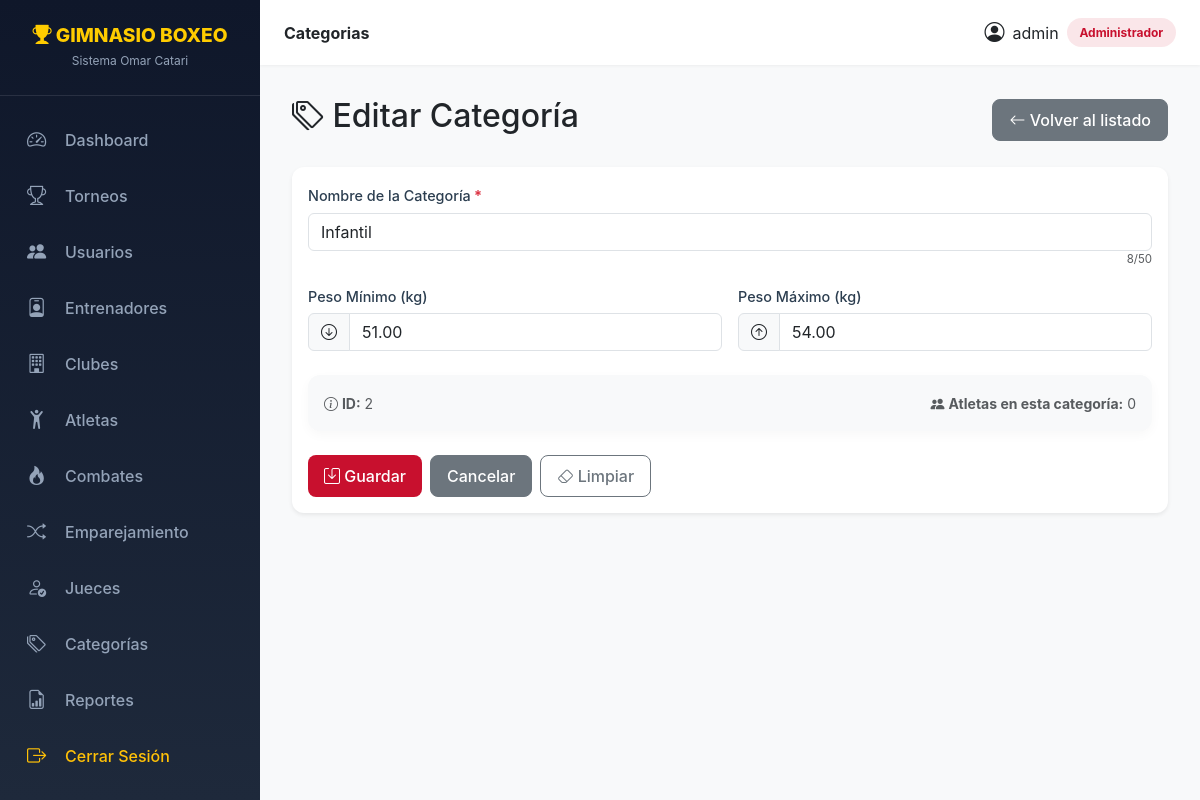
The app's page /index.php?c=categorias&a=form&id=2 (signed in) with its own data.
### tables this page shows
CREATE TABLE `categorias` (
  `id_categoria` int NOT NULL,
  `nombre_categoria` varchar(50) NOT NULL,
  `peso_min` decimal(5,2) DEFAULT NULL,
  `peso_max` decimal(5,2) DEFAULT NULL
);

### core/Controller.php (called while the page is built, shortened)
<?php
abstract class Controller {
    protected function view(string $vista, array $datos = [], string $layout = 'main'): void {
        extract($datos);
        $contenidoVista = __DIR__ . '/../views/' . $vista . '.php';
        include $contenidoVista;
    }
}

### controllers/CategoriasController.php (called while the page is built, shortened)
<?php
class CategoriasController extends Controller {
    public function form(): void {
        try {
            $id = (int)($_GET['id'] ?? 0);
            if ($id > 0) {
                $categoria = (new Categoria())->obtener($id);
            }
            $this->view('categorias/form', compact('categoria', 'errores', 'old'));
        } catch (Exception $e) {
            $_SESSION['error'] = $e->getMessage();
            $this->redirect('index.php?c=categorias&a=index');
        }
    }
}

### index.php (called while the page is built, shortened)
<?php
spl_autoload_register(function ($class) {
    $directorios = [
        'models' => __DIR__ . '/models/',
        'controllers' => __DIR__ . '/controllers/',
    ];
    foreach ($directorios as $tipo => $directorio) {
        $archivo = $directorio . $class . '.php';
        if (file_exists($archivo)) {
            return true;
        }
    }
    return false;
});
$accion = $_GET['a'] ?? 'login';
try {
    $ctrl = new $claseControlador();
    $ctrl->$accion();
} catch (Exception $e) {
    error_log("Error en el controlador: " . $e->getMessage());
    if (defined('DEBUG') && DEBUG === true) {
        die("Error: " . $e->getMessage());
    } else {
        die("Error interno del servidor. Por favor, contacte al administrador.");
    }
}

### core/Model.php (called while the page is built, shortened)
<?php
abstract class Model {
    public function __construct() {
        $this->db = Database::getInstance();
    }
}

### core/Database.php (called while the page is built, shortened)
<?php
class Database {
    private static $instance = null;
    private function __construct() {
        try {
            $dsn = "mysql:host=".DB_HOST.";dbname=".DB_NAME.";charset=utf8mb4";
            $this->pdo = new PDO($dsn, DB_USER, DB_PASS, [
                PDO::ATTR_ERRMODE => PDO::ERRMODE_EXCEPTION,
                PDO::ATTR_DEFAULT_FETCH_MODE => PDO::FETCH_ASSOC,
            ]);
        } catch (PDOException $e) {
            die("Error de conexión: " . $e->getMessage());
        }
    }
    public static function getInstance(): PDO {
        if (self::$instance === null) {
            self::$instance = new self();
        }
        return self::$instance->pdo;
    }
}

### models/Categoria.php (called while the page is built, shortened)
<?php
class Categoria extends Model {
    public function setIdCategoria(?int $id): self {
        return $this;
    }
    public function setNombreCategoria(?string $nombre): self {
        return $this;
    }
    public function setPesoMin($peso): self {
        return $this;
    }
    public function setPesoMax($peso): self {
        return $this;
    }
    public function disableValidation(): self {
        $this->skipValidation = true;
        return $this;
    }
    public function enableValidation(): self {
        return $this;
    }
    public function loadFromArray(array $data): self {
        return $this;
    }
    public function obtener(int $id): ?array {
        try {
            $stmt = $this->db->prepare("SELECT * FROM categorias WHERE id_categoria = ?");
            $stmt->execute([$id]);
            $result = $stmt->fetch();
            return $result ?: null;
        } catch (Exception $e) {
            $this->logError("Error en obtener()", ['id' => $id, 'message' => $e->getMessage()]);
            return null;
        }
    }
    public function contarAtletas(int $id): int {
        try {
            $stmt = $this->db->prepare("SELECT COUNT(*) FROM atletas WHERE id_categoria = ?");
            $stmt->execute([$id]);
            return (int)$stmt->fetchColumn();
        } catch (Exception $e) {
            return 0;
        }
    }
}

### core/helpers.php (called while the page is built, shortened)
<?php
if (!function_exists('old')) {
    function old(string $campo, $default = '') {
        $valor = isset($_POST[$campo]) ? $_POST[$campo] : $default;
        return htmlspecialchars((string)$valor);
    }
}
if (!function_exists('hasError')) {
    function hasError(string $campo, array $errores = []): bool {
        return !empty($errores[$campo]);
    }
}
if (!function_exists('fieldClass')) {
    function fieldClass(string $campo, array $errores = [], string $extra = ''): string {
        $clases = ['form-control'];
        return implode(' ', $clases);
    }
}

### views/categorias/form.php (the view, shortened to what this page needs)
<?php
$isEdit  = !empty($categoria['id_categoria']);
$titulo  = $isEdit ? 'Editar' : 'Nueva';
$errores = $errores ?? [];
?>
<div class="d-flex justify-content-between align-items-center mb-4">
    <h2><i class="bi bi-tags"></i> <?= $titulo ?> Categoría</h2>
    <a href="?c=categorias&a=index" class="btn btn-secondary">
        <i class="bi bi-arrow-left"></i> Volver al listado
    </a>
</div>
<div class="card shadow-sm">
    <div class="card-body">
        <form method="POST" action="?c=categorias&a=guardar" data-validate novalidate>
            <div class="row g-3">
                <div class="col-md-12">
                    <label for="nombre_categoria" class="form-label required">Nombre de la Categoría</label>
                    <input type="text"
                           name="nombre_categoria"
                           id="nombre_categoria"
                           class="<?= fieldClass('nombre_categoria', $errores) ?>"
                           required
                           minlength="2"
                           maxlength="50"
                           pattern="[a-zA-Z0-9áéíóúñÑÁÉÍÓÚ \-\.]+"
                           value="<?= old('nombre_categoria', $categoria['nombre_categoria'] ?? '') ?>"
                           placeholder="Ej: Semillita, Junior, Adulto, Pesado..."
                           data-msg-required="El nombre de la categoría es obligatorio"
                           data-msg-minlength="Debe tener al menos 2 caracteres"
                           data-msg-pattern="Solo letras, números, espacios, guiones y puntos"
                           data-msg-valid="Nombre válido"
                           data-hint="Entre 2 y 50 caracteres. Debe ser único.">
                </div>
                <div class="col-md-6">
                    <label for="peso_min" class="form-label">Peso Mínimo (kg)</label>
                    <div class="input-group">
                        <span class="input-group-text"><i class="bi bi-arrow-down-circle"></i></span>
                        <input type="number"
                               name="peso_min"
                               id="peso_min"
                               class="<?= fieldClass('peso_min', $errores) ?>"
                               step="0.01"
                               min="0"
                               max="999.99"
                               value="<?= old('peso_min', $categoria['peso_min'] ?? '') ?>"
                               placeholder="Ej: 48.00"
                               data-msg-min="El peso mínimo es 0"
                               data-msg-max="El peso máximo permitido es 999.99"
                               data-msg-valid="Peso mínimo válido"
                               data-hint="Opcional. Peso mínimo de la categoría.">
                    </div>
                </div>
                <div class="col-md-6">
                    <label for="peso_max" class="form-label">Peso Máximo (kg)</label>
                    <div class="input-group">
                        <span class="input-group-text"><i class="bi bi-arrow-up-circle"></i></span>
                        <input type="number"
                               name="peso_max"
                               id="peso_max"
                               class="<?= fieldClass('peso_max', $errores) ?>"
                               step="0.01"
                               min="0"
                               max="999.99"
                               value="<?= old('peso_max', $categoria['peso_max'] ?? '') ?>"
                               placeholder="Ej: 51.00"
                               data-msg-min="El peso máximo debe ser mayor que el peso mínimo"
                               data-msg-max="El peso máximo permitido es 999.99"
                               data-msg-valid="Peso máximo válido"
                               data-hint="Opcional. Debe ser mayor que el peso mínimo.">
                    </div>
                </div>
            </div>
            <?php if ($isEdit): ?>
            <div class="card mt-4 bg-light">
                <div class="card-body">
                    <div class="row">
                        <div class="col-md-6">
                            <small class="text-muted">
                                <i class="bi bi-info-circle"></i>
                                <strong>ID:</strong> <?= $categoria['id_categoria'] ?>
                            </small>
                        </div>
                        <div class="col-md-6 text-end">
                            <small class="text-muted">
                                <i class="bi bi-people-fill"></i>
                                <strong>Atletas en esta categoría:</strong>
                                <?= (new Categoria())->contarAtletas((int)$categoria['id_categoria']) ?>
                            </small>
                        </div>
                    </div>
                </div>
            </div>
            <?php endif; ?>
            <div class="mt-4 d-flex gap-2">
                <button type="submit" class="btn btn-primary" disabled>
                    <i class="bi bi-save"></i> Guardar
                </button>
                <a href="?c=categorias&a=index" class="btn btn-secondary">Cancelar</a>
                <button type="reset" class="btn btn-outline-secondary">
                    <i class="bi bi-eraser"></i> Limpiar
                </button>
            </div>
        </form>
    </div>
</div>

### public/css/style.css (style rules this page uses)
:root { --primary: #c8102e; --primary-dark: #8b0a1f; --accent: #ffcc00; --dark: #0f172a; --gray: #1e293b; --light: #f8fafc; --sidebar-width: 260px; --topbar-height: 65px; }
body { background-color: var(--light); font-family: 'Inter', 'Segoe UI', Roboto, sans-serif; margin: 0; padding: 0; overflow-x: hidden; display: flex; min-height: 100vh; }
.card { border: none; border-radius: 12px; box-shadow: 0 4px 12px rgba(0,0,0,0.03); background: #fff; margin-bottom: 1.5rem; transition: transform 0.2s ease, box-shadow 0.2s ease; }
.btn { border-radius: 8px; font-weight: 500; padding: 0.5rem 1rem; transition: all 0.2s; }
.btn-primary { background: var(--primary); border: none; }

### public/css/validaciones.css (style rules this page uses)
.form-control, .form-select { transition: border-color .25s ease, box-shadow .25s ease, background-color .25s ease; }
.form-label { font-weight: 500; font-size: 0.9rem; margin-bottom: 0.35rem; color: #2c3e50; }
.form-label.required::after { content: " *"; color: #dc3545; font-weight: 700; }
input:invalid, select:invalid, textarea:invalid, input:valid, select:valid, textarea:valid { background-image: none !important; box-shadow: none !important; outline: none !important; }

### records on screen
categorias: id_categoria "Editar", nombre_categoria "Infantil", peso_min "51.00", peso_max "54.00", id_categoria "2"

### other values on screen
$_SESSION['usuario']['username'] "admin"
$rol "Administrador"
